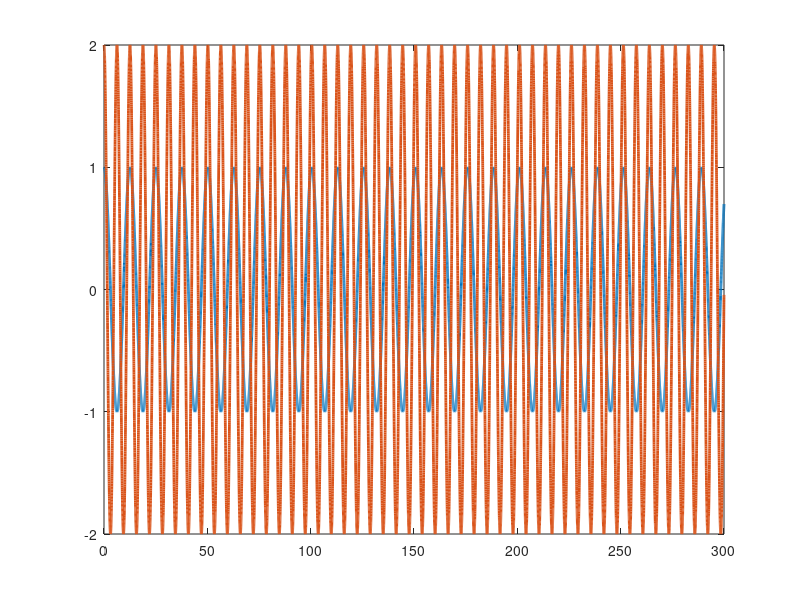

Recreate this plot in MATLAB. (Note: this script raises an error after producing the figure.)
function RiseModular_4
%Set up dynamics for sim
p1       = 3.473;
p2       = 0.196;
p3       = 0.242;
f1       = 5.3;
f2       = 1.1;

theta    = [p1;p2;p3;f1;f2];

% Stacked parameter vector

% Simulation final time
tf   = 300;

% Initial condition vector (X0 must be same size and "form" as X and XDot below)
% (i.e., in this sim, X0 = [e1_0;e2_0;r_0;thetahat_0])

% define e2_0
e2_0     = [3;2];

X0   = [4;10;e2_0;3;2;1;1;1;1;1];



% define uf initial value
uf   = [2;2];

% define ydf initial value
Ydf =  [0;0;0;0;0;0;0;0;0;0];

% define the intergration part in RISE 
Rise_intergrate_1 = [0;0];
Rise_intergrate_2 = [0;0];

% X0   = [X0;uf;Ydf;Rise_intergrate_1;Rise_intergrate_2];
X0   = [X0;Rise_intergrate_1;Ydf]


% Options for integration function
opts = odeset('RelTol',exp(-3),'AbsTol',exp(-3));

% Integrate (you can send the paramters theta to the dynamics as seen below)
[t,STATES] = ode45(@(t,X) composite_rise4(t,X,theta),[0 tf],X0,opts);

% Set up desired trajectory data for plots (enter desired trajectory for your simulation)
qd = [cos(0.5*t) 2*cos(t)]';

% Parse integrated states (STATES is the same "form" as X0)
% (i.e., in this sim, STATES = [e r thetahat] over all time);
e1  = STATES(:,1:2)';
e2  = STATES(:,3:4)';
r  = STATES(:,5:6)';
thetaHat = STATES(:,7:11)';
Rise_intergrate_1  = STATES(:,12:13)';


% Compute x from e and xd for plotting purposes
q  = -e1 + qd;

% Plot the actual vs desired trajectories

figure(1)
plot(t,qd,'-','LineWidth',2)
hold on
ax = gca;
ax.ColorOrderIndex = 1;
plot(t,q,':','LineWidth',2)
hold off

figure(2)
plot(t,e1,'LineWidth',2)


figure(3)
plot(t,repmat(theta,1,length(t)),':','LineWidth',2)
hold on
ax = gca;
ax.ColorOrderIndex = 1;
plot(t,thetaHat,'-','LineWidth',2)
hold off

index = 0;
global tau;
tau = [];
for i = t'
    index = index+1;
    qd       = [cos(0.5*i);2*cos(i)];
    qdDot    = [-0.5*sin(0.5*i); -2*sin(i)];
    qdDotDot = [-0.25*cos(0.5*i); -2*cos(i)];  
    cd2       = cos(qd(2));
    sd2       = sin(qd(2));
    yd11      = qdDotDot(1); 
    yd12      = qdDotDot(2); 
    yd13      = 2*cd2*qdDotDot(1)+cd2*qdDotDot(2)-sd2*qdDot(2)*qdDot(1)-sd2*(qdDot(1)+qdDot(2))*qdDot(2); %Enter the expression
    yd14      = qdDot(1); 
    yd15      = 0; 
    yd21      = 0; 
    yd22      = qdDotDot(1)+qdDotDot(2); 
    yd23      = cd2*qdDotDot(1)+sd2*qdDot(1)*qdDot(1); 
    yd24      = 0; 
    yd25      = qdDot(2); 
    Yd       = [yd11 yd12 yd13 yd14 yd15;yd21 yd22 yd23 yd24 yd25];
    K        = 5;
    u        = Yd*thetaHat(:,index) + (K+1)*e2(:,index) - (K+1)*e2_0 + Rise_intergrate_1(:,index);
    tau = horzcat(tau,u);
end

tausize = size(tau)
length_ = 1:tausize(2);
figure(4)
plot(length_,tau,'-','LineWidth',2)


figure(5)
plot(t,thetaHat-repmat(theta,1,length(t)),'-','LineWidth',2)


thetatilde = thetaHat-repmat(theta,1,length(t));

plot(t,sqrt(thetatilde(1,:).^2 + thetatilde(2,:).^2 ...
    +thetatilde(3,:).^2 + thetatilde(4,:).^2 + ...
    thetatilde(5,:).^2 ),'-','LineWidth',2)



function [XDot] = composite_rise4(t,X,theta)

% Parse parameter vector
p1 = theta(1);
p2 = theta(2);
p3 = theta(3);
f1 = theta(4);
f2 = theta(5);

e2_0     = [3;2];

% Select gains for controller
Ks        = 10; 
% K2       = 25;
a1       = 2; 
a2       = 3;
Beta     = 1; 
gamma = [10 0 0 0 0; ...
    0 1 0 0 0; ...
    0 0 1 0 0; ...
    0 0 0 10 0; ...
    0 0 0 0 1];   


% Desired trajectory and needed derivatives
qd       = [cos(0.5*t);2*cos(t)];
qdDot    = [-0.5*sin(0.5*t); -2*sin(t)];   %Enter the expression
qdDotDot = [-0.25*cos(0.5*t); -2*cos(t)];  %Enter the expression 
qdDotDotDot = [0.125*sin(0.5*t); 2*sin(t)];


% Parse current states (X is the same size and "form" as X0)
% (i.e., in this sim, X = [e;r;thetahat])
e1       = [X(1);X(2)];
e2       = [X(3);X(4)];
r        = [X(5);X(6)];
thetaHat = [X(7);X(8);X(9);X(10);X(11)];
% uf       = [X(12);X(13)];
Ydf      = [X(14),X(15),X(16),X(17),X(18);X(19),X(20),X(21),X(22),X(23)];
Rise_intergrate_1 = [X(12);X(13)];
% Rise_intergrate_2 = [X(26);X(27)];


% Compute current x and xDot for convenience
q        = -e1 + qd;
qDot     = -e2 + a1*e1 + qdDot;

% Compute cos(x2) and sin(x2) for convenience
c2       = cos(q(2));
s2       = sin(q(2));

% Compute current matrices for the dynamics 
% with interuption interruption Taud
M        = [p1 + 2*p3*c2 p2 + p3*c2;p2 + p3*c2 p2];
Vm       = [-p3*s2*qDot(2) -p3*s2*(qDot(1) + qDot(2));p3*s2*qDot(1) 0];
fd       = [f1 0;0 f2];

Taud     = [cos(t); sin(t)];

% Compute current regression matrix
cd2       = cos(qd(2));
sd2       = sin(qd(2));

yd11      = qdDotDot(1);
yd12      = qdDotDot(2); 
yd13      = 2*cd2*qdDotDot(1)+cd2*qdDotDot(2)-sd2*qdDot(2)*qdDot(1)-sd2*(qdDot(1)+qdDot(2))*qdDot(2); %Enter the expression
yd14      = qdDot(1); 
yd15      = 0; 
yd21      = 0; 
yd22      = qdDotDot(1)+qdDotDot(2);
yd23      = cd2*qdDotDot(1)+sd2*qdDot(1)*qdDot(1); 
yd24      = 0; 
yd25      = qdDot(2); 
Yd       = [yd11 yd12 yd13 yd14 yd15;yd21 yd22 yd23 yd24 yd25];


% Compute differential of regression matrix
ydDot11      = qdDotDotDot(1); 
ydDot12      = qdDotDotDot(2); 
ydDot13      = -2*sd2*qdDot(2)*qdDotDot(1)+2*cd2*qdDotDotDot(1) ...
    -sd2*qdDot(2)*qdDotDot(2) + cd2*qdDotDotDot(2) ...
    -cd2*qdDot(2)*qdDot(2)*qdDot(1) ...
    -sd2*qdDotDot(2)*qdDot(1)-sd2*qdDot(2)*qdDotDot(1) ...
    -cd2*qdDot(2)*(qdDot(1)+qdDot(2))*qdDot(2) ...
    -sd2*(qdDotDot(1)+qdDotDot(2))*qdDot(2) ...
    -sd2*(qdDot(1)+qdDot(2))*qdDotDot(2);
ydDot14      = qdDotDot(1);
ydDot15      = 0; 
ydDot21      = 0; 
ydDot22      = qdDotDotDot(1)+qdDotDotDot(2); 
ydDot23      = -sd2*qdDot(2)*qdDotDot(1) ...
    + cd2*qdDotDotDot(1) ...
    + cd2*qdDot(2)*qdDot(1)*qdDot(1) ...
    + 2*sd2*qdDotDot(1)*qdDot(1);
ydDot24      = 0; 
ydDot25      = qdDotDot(2); 
YdDot       = [ydDot11 ydDot12 ydDot13 ydDot14 ydDot15;ydDot21 ydDot22 ydDot23 ydDot24 ydDot25];


% Design RISE term
Rise_intergrate_1_Dot = (Ks+1)*a2*e2 + Beta*sign(e2);
miu1 = (Ks+1)*e2 - (Ks+1)*e2_0 + Rise_intergrate_1;

% Design input u
u = Yd*thetaHat + miu1;
e1Dot = e2 - a1*e1;
e2Dot = a1*e1Dot - M\(-Vm * qDot -fd*qDot + u - Taud) + qdDotDot;

% In this problem, we don't use rDot, but we suppose we can get 
% thetahatdot, and intergration of r can be approached with e2,
% and e2 is known. So in this case, we just use r for simplicty.
rDot = [0;0];  
r = e2Dot + a2*e2;

%% Design thetaHatDot


Ydf_dot = Beta*Yd -Beta*Ydf;
%{
uf_dot = Beta*u - Beta*uf;

ufhat = Ydf*thetaHat + Rise_intergrate_2;
E = uf - ufhat;
thetaHatDot = gamma*YdDot'*r + gamma*Ydf_dot'*E;
Rise_intergrate_2_Dot = K2*E + Beta*sign(E);
%}

thetaHatDot = gamma*YdDot'*r+ gamma*Ydf_dot'*r;

t

%%
Ydf_dot = reshape(Ydf_dot',[10,1]);
XDot        = [e1Dot;e2Dot;rDot;thetaHatDot; ...
    Rise_intergrate_1_Dot;Ydf_dot];